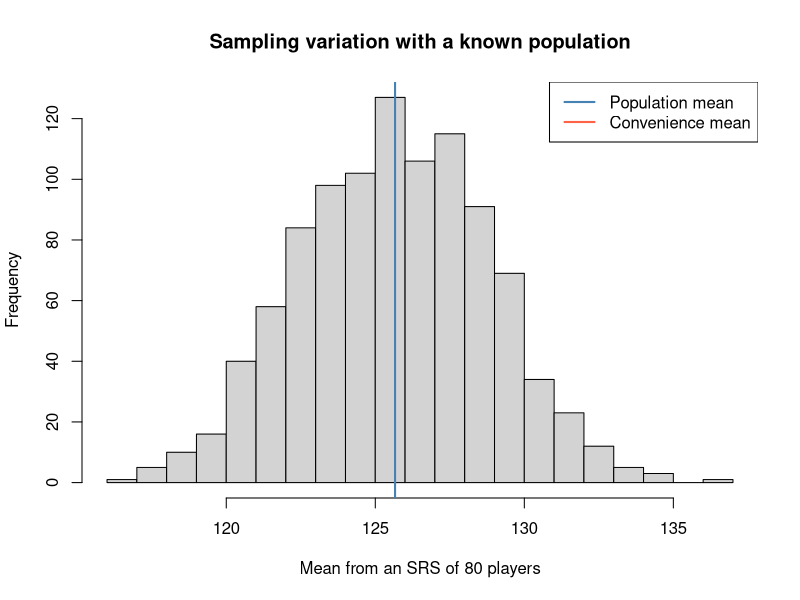

Source code (R):
## ---- chunk 1
knitr::opts_chunk$set(echo = TRUE, message = FALSE, warning = TRUE)
## ---- chunk 2
set.seed(1801)
team_sizes <- rep(40L, 10)
team <- rep(seq_along(team_sizes), team_sizes)
salary <- 50 + 10 * team + rgamma(length(team), shape = 4, scale = 5)
population <- data.frame(id = seq_along(team), team, salary)
N <- nrow(population)
mu <- mean(population$salary)
c(population_size = N, population_mean = mu)
## ---- chunk 3
n <- 80
srs <- population[sample.int(N, n, replace = FALSE), ]
c(sample_size = nrow(srs), sample_mean = mean(srs$salary), population_mean = mu)
## ---- chunk 4
sqrt((1 - n / N) * var(srs$salary) / n)
## ---- chunk 5
strata <- split(population, population$team)
stratified <- do.call(rbind, lapply(strata, function(d) {
  d[sample.int(nrow(d), 8, replace = FALSE), ]
}))
stratum_means <- tapply(stratified$salary, stratified$team, mean)
weights <- table(population$team) / N
stratified_mean <- sum(as.numeric(weights) * as.numeric(stratum_means))
c(sample_size = nrow(stratified), weighted_mean = stratified_mean)
## ---- chunk 6
H <- length(strata)
m <- 2
selected_teams <- sample(seq_len(H), m, replace = FALSE)
cluster_sample <- population[population$team %in% selected_teams, ]
cluster_mean <- H / (m * N) * sum(cluster_sample$salary)
c(selected_teams = selected_teams, sample_size = nrow(cluster_sample),
  estimated_mean = cluster_mean)
## ---- chunk 7
k <- 10
multistage <- do.call(rbind, lapply(selected_teams, function(h) {
  d <- strata[[as.character(h)]]
  sampled <- d[sample.int(nrow(d), k, replace = FALSE), ]
  sampled$inclusion_probability <- (m / H) * (k / nrow(d))
  sampled
}))
multistage_mean <- sum(multistage$salary / multistage$inclusion_probability) / N
c(sample_size = nrow(multistage), estimated_mean = multistage_mean)
## ---- chunk 8
convenience <- population[population$team %in% c(1, 2), ]
repeated_srs <- replicate(1000,
  mean(population$salary[sample.int(N, 80, replace = FALSE)]))
c(population_mean = mu, convenience_mean = mean(convenience$salary),
  average_srs_mean = mean(repeated_srs),
  simulated_srs_bias = mean(repeated_srs) - mu)
hist(repeated_srs, breaks = 25, xlab = "Mean from an SRS of 80 players",
     main = "Sampling variation with a known population")
abline(v = mu, col = "steelblue", lwd = 2)
abline(v = mean(convenience$salary), col = "tomato", lwd = 2)
legend("topright", c("Population mean", "Convenience mean"),
       col = c("steelblue", "tomato"), lwd = 2)
